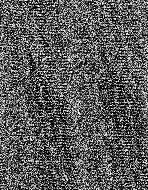
#> input picture display_frames_and_extract_imagery/variance_bpsk/scid_out_206_2d_matrix.jpg, 148 x 190 px
$ python remove_noise.py
#> lines starting #> are read from the running program, lines starting #| are printed output that depends on the picture
#> in restore_spatial_shading, img is the input picture: shape (190, 148); min 0, max 255, mean 90.6
import cv2
import numpy as np

def hybrid_median_filter(img, size=5):
    """
    Applies a hybrid median filter to protect thin line spatial widths
    while aggressively discarding extreme impulse pixels.
    """
#> called with size = 5
    radius = size // 2
    padded = cv2.copyMakeBorder(img, radius, radius, radius, radius, cv2.BORDER_REFLECT)
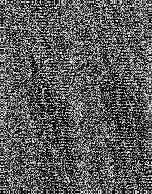
#> padded: shape (194, 152); min 0, max 255, mean 91
    output = img.copy()

    for y in range(radius, padded.shape[0] - radius):
        for x in range(radius, padded.shape[1] - radius):
            # Extract the window local patch
            window = padded[y-radius:y+radius+1, x-radius:x+radius+1]

            # Cross neighbors (Horizontal + Vertical center lines)
            cross = np.hstack([window[radius, :], window[:, radius]])
            median_cross = np.median(cross)

            # Diagonal neighbors (X shape lines)
            diag1 = np.diag(window)
            diag2 = np.diag(np.fliplr(window))
            diagonals = np.hstack([diag1, diag2])
            median_diag = np.median(diagonals)

            # Compare with the original pixel to choose the structure-preserving value
            pixel = window[radius, radius]
            output[y-radius, x-radius] = np.median([median_cross, median_diag, pixel])
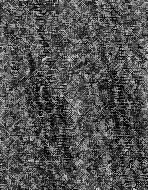
#> output: shape (190, 148); min 0, max 226, mean 81.3

    return output

def restore_spatial_shading(input_path="scid_out_206_2d_matrix.jpg", output_path="restored_spatial_shading.png"):
    # 1. Load image in grayscale
    img = cv2.imread(input_path, cv2.IMREAD_GRAYSCALE)
    if img is None:
        print(f"[-] Error: Could not find or open input image file: {input_path}")
        return

    print("[*] Image loaded. Initializing structure-preserving restoration pipeline...")

    # 2. Run Hybrid Median Filter to keep thin shapes wide
    denoised_img = hybrid_median_filter(img, size=5)

    # 3. Use Morphological Reconstruction (Dilation + Min) to restore light gray widths
    # This prevents the edges of light gray patches from eroding away into dark noise regions
    kernel = cv2.getStructuringElement(cv2.MORPH_RECT, (3, 3))
    dilated = cv2.dilate(denoised_img, kernel)
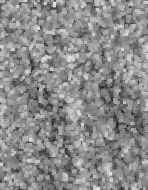
#> dilated: shape (190, 148); min 23, max 226, mean 139.4
    reconstructed_gray = cv2.min(dilated, img) # Bound it back to original boundary envelopes
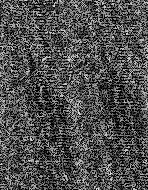
#> reconstructed_gray: shape (190, 148); min 0, max 226, mean 78.6

    # 4. Apply a mild bilateral filter to smooth remaining noise without shifting gray gradients
    final_img = cv2.bilateralFilter(reconstructed_gray, d=5, sigmaColor=50, sigmaSpace=25)
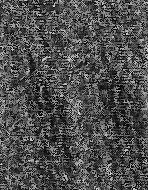
#> final_img: shape (190, 148); min 1, max 213, mean 78.4

    # 5. Export clean raster output
    cv2.imwrite(output_path, final_img)
    print(f"[+] Spatial restoration complete! File saved to: {output_path}")

if __name__ == "__main__":
    restore_spatial_shading()
